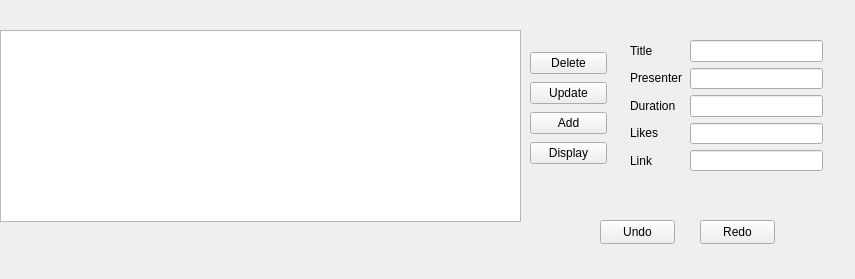
<?xml version="1.0" encoding="UTF-8"?>
<ui version="4.0">
 <class>AdminDesigner</class>
 <widget class="QWidget" name="AdminDesigner">
  <property name="geometry">
   <rect>
    <x>0</x>
    <y>0</y>
    <width>855</width>
    <height>279</height>
   </rect>
  </property>
  <property name="windowTitle">
   <string>AdminDesigner</string>
  </property>
  <widget class="QWidget" name="layoutWidget">
   <property name="geometry">
    <rect>
     <x>530</x>
     <y>50</y>
     <width>77</width>
     <height>116</height>
    </rect>
   </property>
   <layout class="QVBoxLayout" name="verticalLayout">
    <item>
     <widget class="QPushButton" name="deleteButton">
      <property name="text">
       <string>Delete</string>
      </property>
     </widget>
    </item>
    <item>
     <widget class="QPushButton" name="updateButton">
      <property name="text">
       <string>Update</string>
      </property>
     </widget>
    </item>
    <item>
     <widget class="QPushButton" name="addButton">
      <property name="text">
       <string>Add</string>
      </property>
     </widget>
    </item>
    <item>
     <widget class="QPushButton" name="displayButton">
      <property name="text">
       <string>Display</string>
      </property>
     </widget>
    </item>
   </layout>
  </widget>
  <widget class="QWidget" name="layoutWidget">
   <property name="geometry">
    <rect>
     <x>690</x>
     <y>40</y>
     <width>133</width>
     <height>131</height>
    </rect>
   </property>
   <layout class="QVBoxLayout" name="verticalLayout_2">
    <item>
     <widget class="QLineEdit" name="LinkLineEdit"/>
    </item>
    <item>
     <widget class="QLineEdit" name="LikesLineEdit"/>
    </item>
    <item>
     <widget class="QLineEdit" name="DurationLineEdit"/>
    </item>
    <item>
     <widget class="QLineEdit" name="PresenterLineEdit"/>
    </item>
    <item>
     <widget class="QLineEdit" name="TitleLineEdit"/>
    </item>
   </layout>
  </widget>
  <widget class="QWidget" name="layoutWidget">
   <property name="geometry">
    <rect>
     <x>630</x>
     <y>40</y>
     <width>52</width>
     <height>131</height>
    </rect>
   </property>
   <layout class="QVBoxLayout" name="verticalLayout_3">
    <item>
     <widget class="QLabel" name="label">
      <property name="text">
       <string>Title</string>
      </property>
     </widget>
    </item>
    <item>
     <widget class="QLabel" name="label_2">
      <property name="text">
       <string>Presenter</string>
      </property>
     </widget>
    </item>
    <item>
     <widget class="QLabel" name="label_3">
      <property name="text">
       <string>Duration</string>
      </property>
     </widget>
    </item>
    <item>
     <widget class="QLabel" name="label_4">
      <property name="text">
       <string>Likes</string>
      </property>
     </widget>
    </item>
    <item>
     <widget class="QLabel" name="label_5">
      <property name="text">
       <string>Link</string>
      </property>
     </widget>
    </item>
   </layout>
  </widget>
  <widget class="QPushButton" name="undoButton">
   <property name="geometry">
    <rect>
     <x>600</x>
     <y>220</y>
     <width>75</width>
     <height>24</height>
    </rect>
   </property>
   <property name="text">
    <string>Undo</string>
   </property>
  </widget>
  <widget class="QPushButton" name="redoButton">
   <property name="geometry">
    <rect>
     <x>700</x>
     <y>220</y>
     <width>75</width>
     <height>24</height>
    </rect>
   </property>
   <property name="text">
    <string>Redo</string>
   </property>
  </widget>
  <widget class="QTableView" name="administratorTable">
   <property name="geometry">
    <rect>
     <x>0</x>
     <y>30</y>
     <width>521</width>
     <height>192</height>
    </rect>
   </property>
  </widget>
 </widget>
 <resources/>
 <connections/>
</ui>
